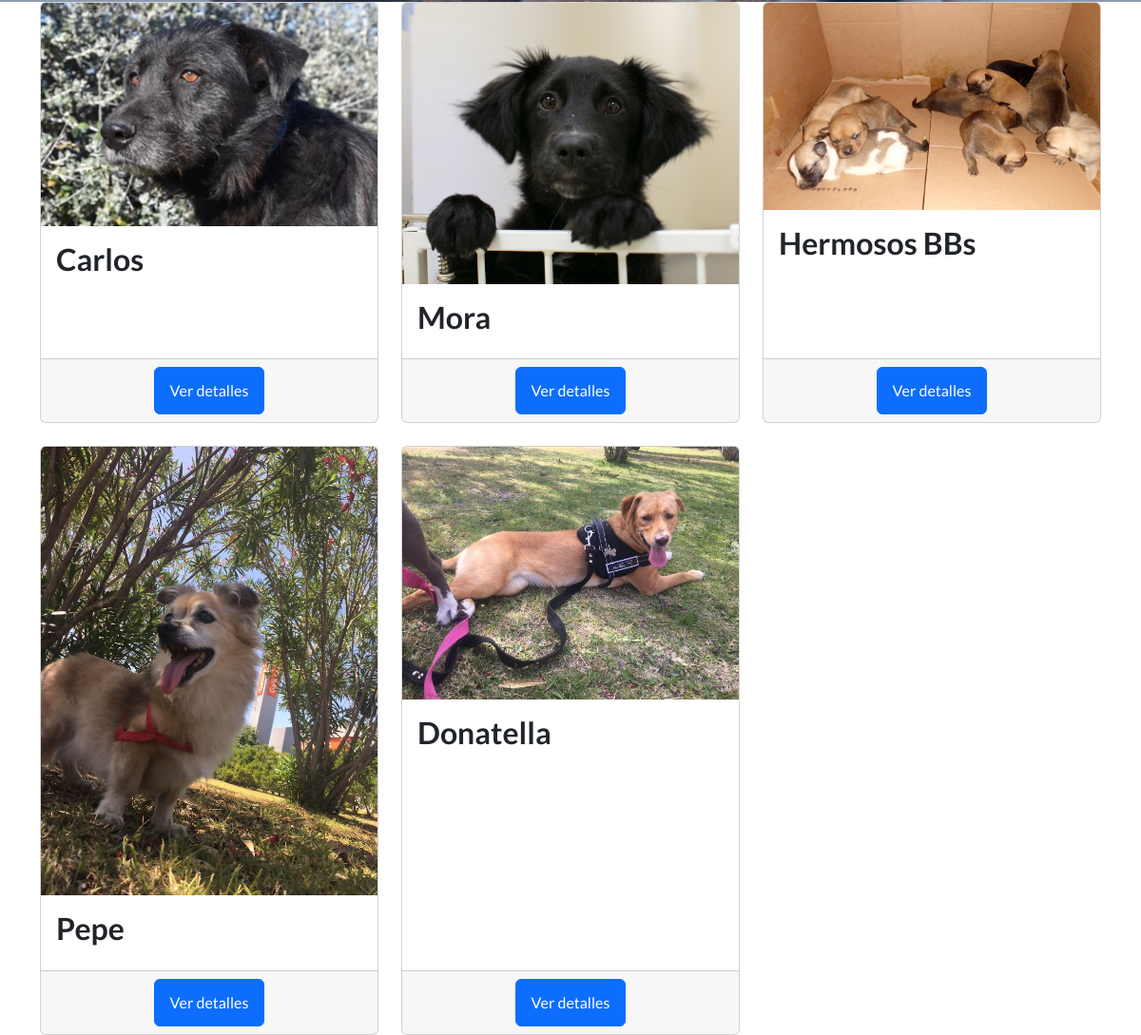
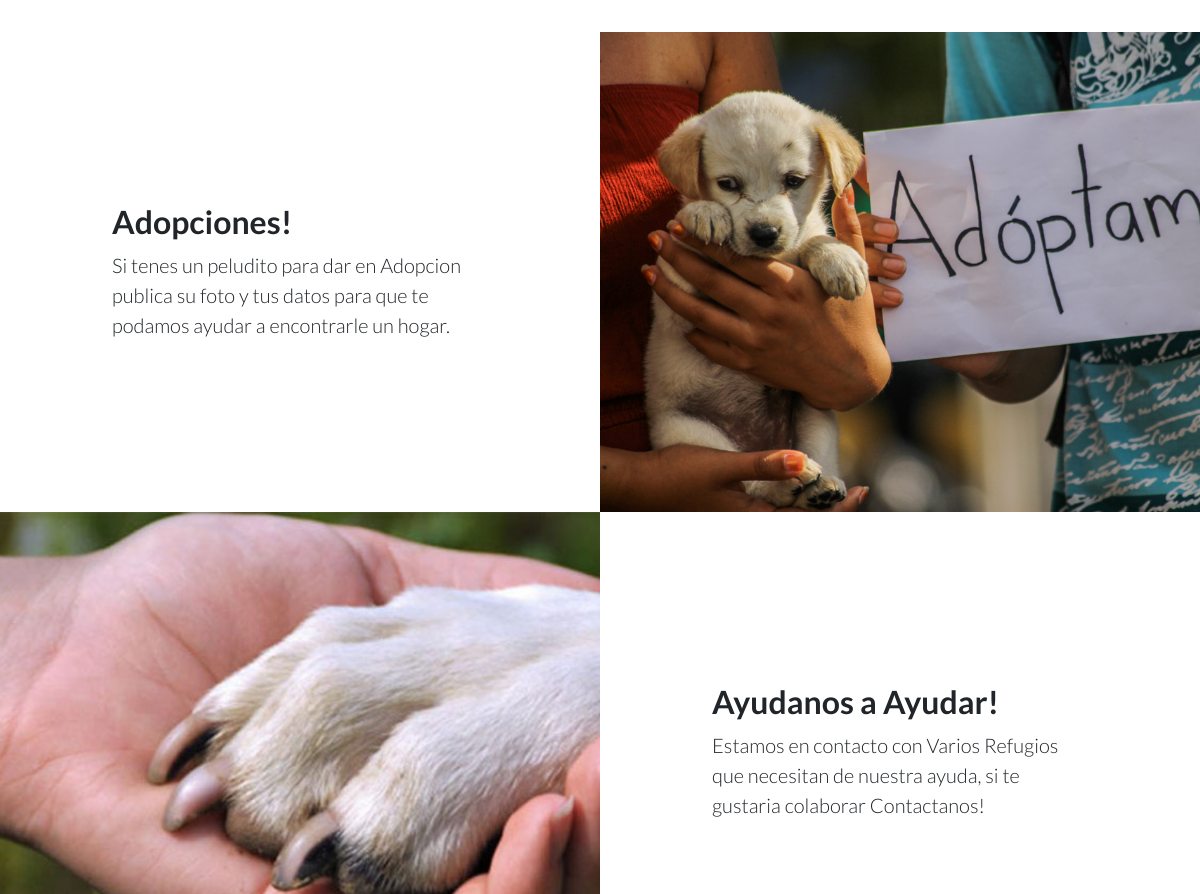
The app's page /AppInicio/adopcion_lista/ (middle part), older data (2 pictures, top to bottom).
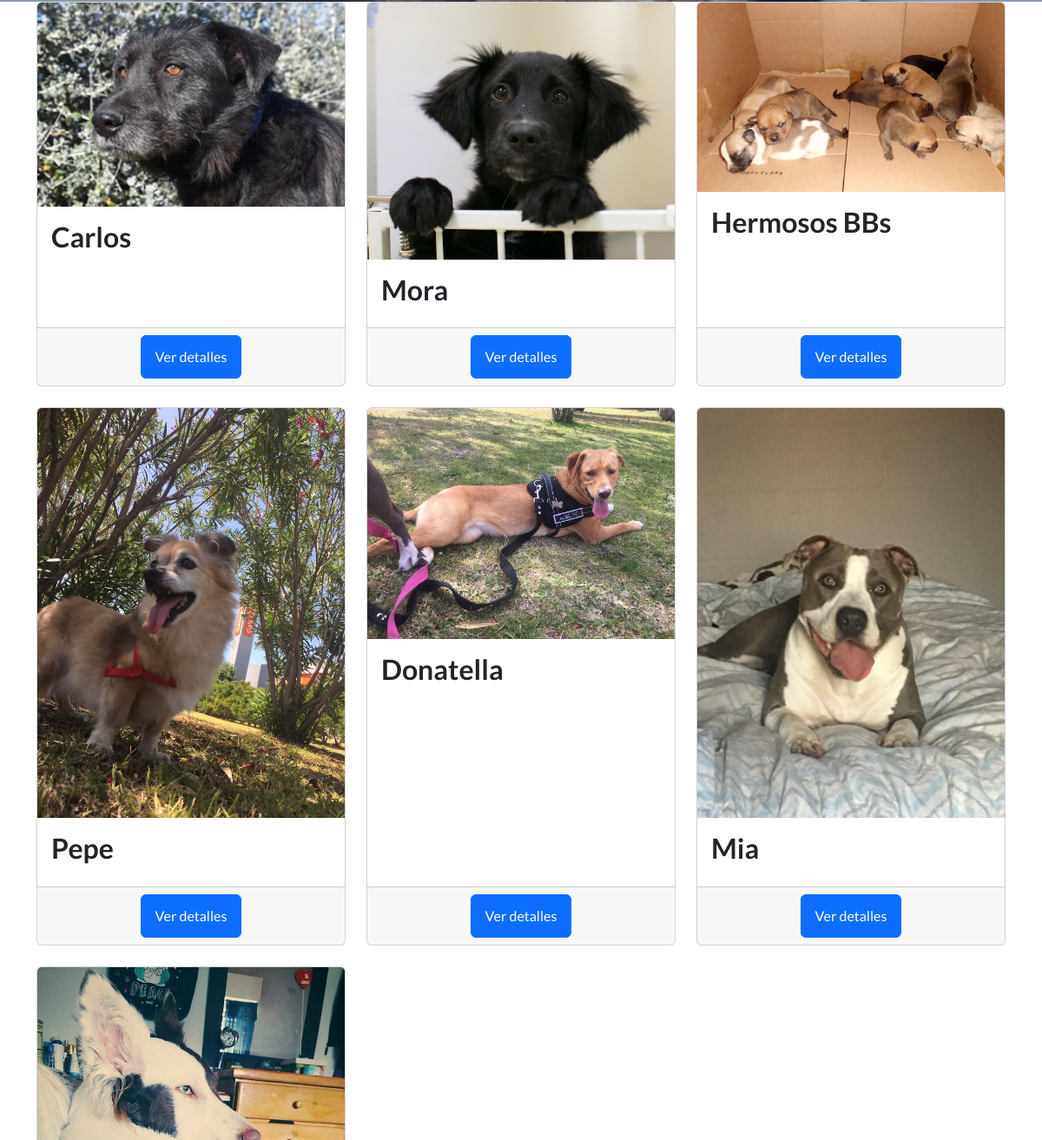
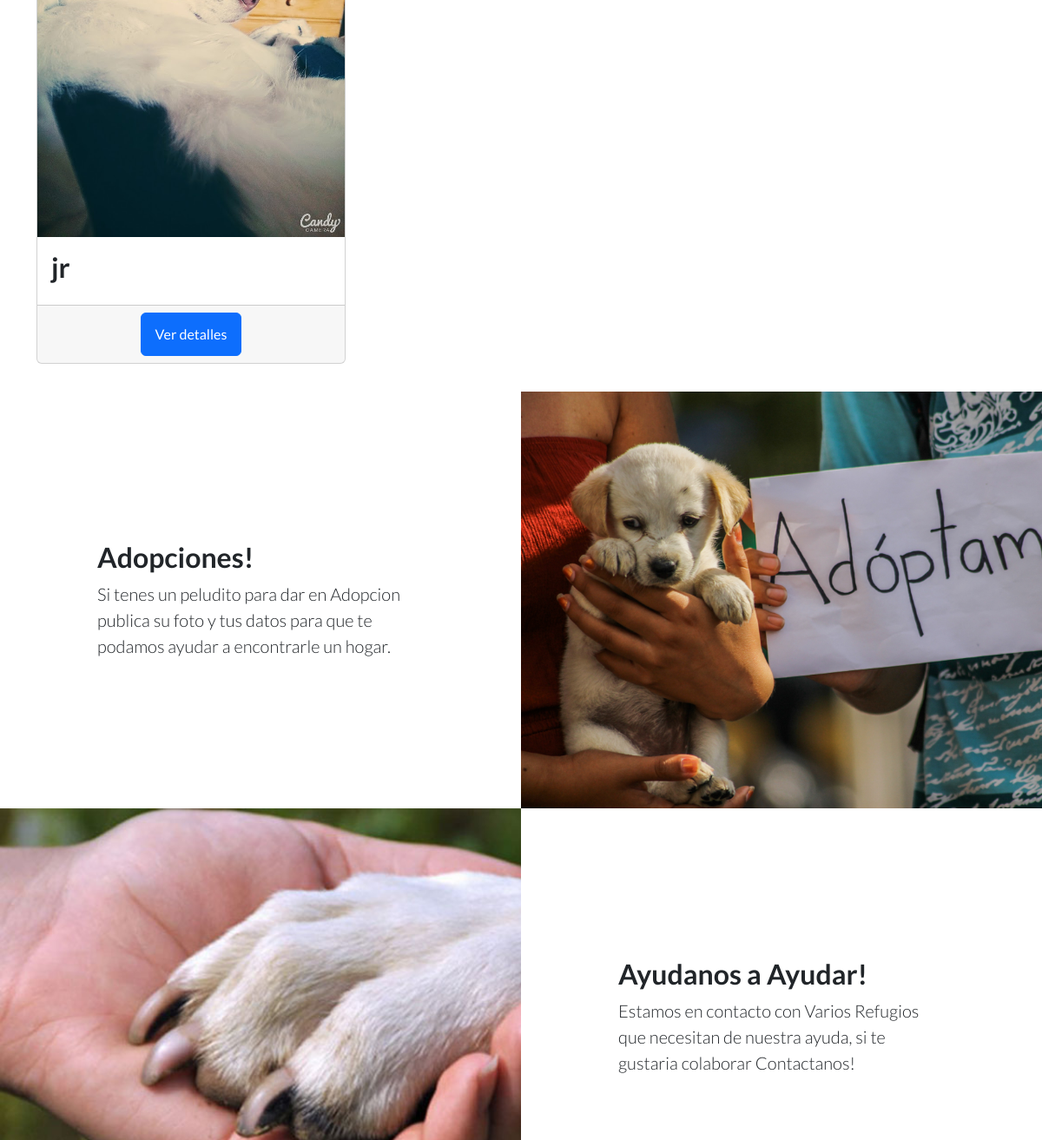
The same page, newer data (2 pictures, top to bottom).
### AppInicio/models.py (models this page shows, shortened)
class Adopcion(models.Model):
    autor = models.ForeignKey(User, on_delete=models.CASCADE)
    nombre = models.CharField(max_length=200)
    raza = models.CharField(max_length=200,default='desconocida')
    edad = models.CharField(max_length=10, default='1')
    animal_info = models.TextField()
    imagen = models.ImageField(upload_to='adoption_images/')
    fecha_creacion = models.DateTimeField(auto_now_add=True)

### AppInicio/views.py (the view)
# urls.py: path('adopcion_lista/', adopcion_lista, name='adopcion_lista'),
def adopcion_lista(request):
    adopciones = Adopcion.objects.all()
    return render(request, 'AppInicio/adopcion_lista.html', {'adopciones': adopciones})

### AppInicio/templates/AppInicio/adopcion_lista.html (shortened to what this page needs)
{% extends "AppInicio/padre.html" %}
{% load static %}
{% block contenido %}
  <div class="container">
    <div class="row">
      {% for adopcion in adopciones %}
        <div class="col-md-4 mb-4">
          <div class="card h-100">
            <img src="{{ adopcion.imagen.url }}" alt="{{ adopcion.nombre }}" class="card-img-top">
            <div class="card-body">
              <h2 class="card-title">{{ adopcion.nombre }}</h2>
            </div>
            <div class="card-footer text-center">
              <a href="{% url 'AppInicio:adopcion_detalle' adopcion_id=adopcion.id %}" class="btn btn-primary">Ver detalles</a>
            </div>
          </div>
        </div>
      {% endfor %}
    </div>
  </div>
{% endblock %}

Row changes from the older to the newer data that the page shows:
added Adopcion: imagen (picture), nombre "Mia"
added Adopcion: imagen (picture), nombre "jr"
